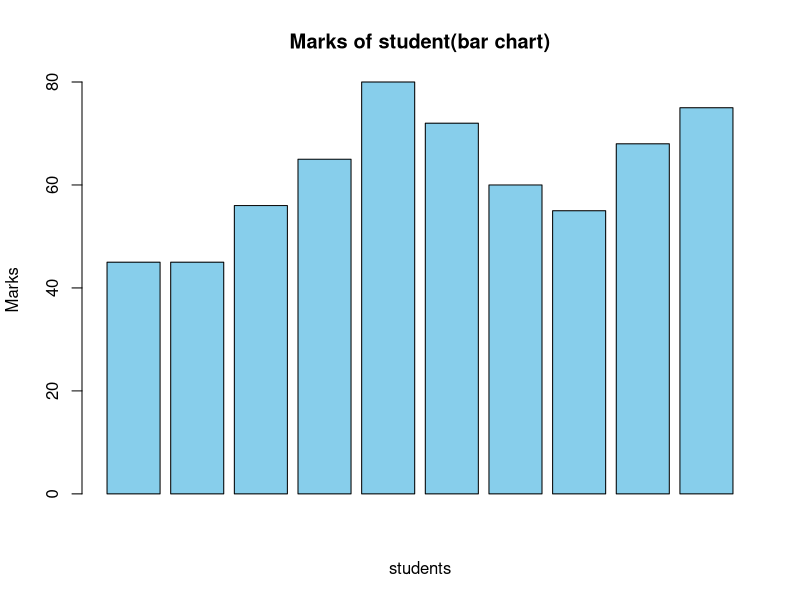

Recreate this plot in R.
#creating a table 
# marks obtained by a group of students
marks <- c(45,45,56,65,80,72,60,55,68,75)
marks_table <- table(marks)
marks_table

#Bar plot

barplot(marks , 
        main = "Marks of student(bar chart)",
        xlab="students",
        ylab="Marks",
        col = "skyblue",
        border = "black"
        )
